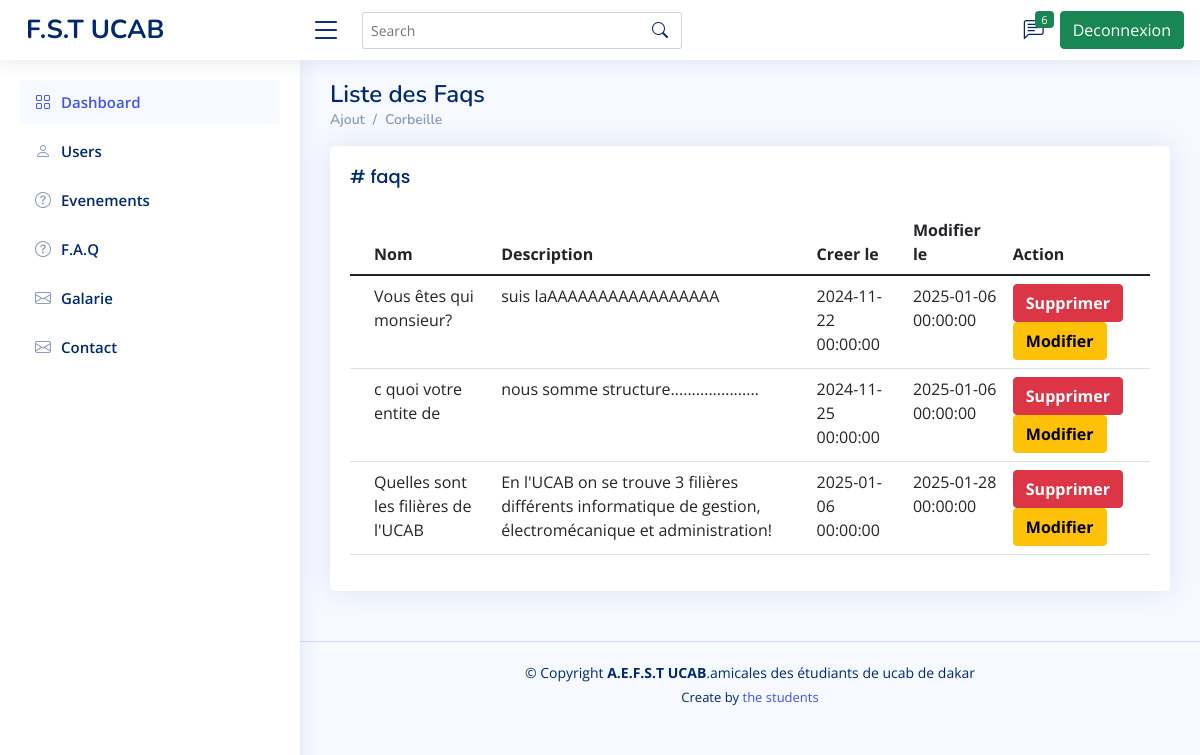
The page /listeFaq on the database its author committed.
### tables this page shows
CREATE TABLE `faqs` (
  `id_faq` int(11) NOT NULL,
  `nom` varchar(100) NOT NULL,
  `description` text NOT NULL,
  `etat` int(11) NOT NULL DEFAULT 1,
  `created_at` datetime DEFAULT NULL,
  `updated_at` datetime DEFAULT NULL,
  `deleted_at` datetime DEFAULT NULL,
  `created_by` int(11) DEFAULT NULL,
  `updated_by` int(11) DEFAULT NULL,
  `deleted_by` int(11) DEFAULT NULL
);

### model/db.php (called while the page is built)
<?php
    function getConnexion()
    {
        $host = "localhost";
        $dbname = "ucab_amical";
        $user = "root";
        $password = "";
        $dsn = "mysql:host=$host; dbname=$dbname;";
        try {
            $db = new PDO($dsn, $user, $password);
        } catch (PDOException $error) {
            die("Erreur de connexion a la base de donnees :" . $error->getMessage());
        }
        return $db;
    }
?>

### model/faqDB.php (called while the page is built, shortened)
<?php
    require_once("db.php");
    function getAllFaq()
    {
        $requete = "SELECT * FROM faqs WHERE etat = 1";
        try {
            return getConnexion()->query($requete);
        } catch (Exception $error) {
            die("Erreur lors de la recuperation de la liste des faqs : " . $error->getMessage());
        }
    }
?>

### view/pages/admin/Faq/liste.php (the view)
<?php require_once("../../../sections/admin/entete.php")?>
<?php require_once("../../../sections/admin/menuGaucheHaut.php")?>
<?php
    require_once("../../../../model/faqDB.php");
    $listeFaqs = getAllFaq()->fetchAll();
?>
<main id="main" class="main">
    <div class="pagetitle">
        <h1>Liste des Faqs</h1>
        <nav>
            <ol class="breadcrumb">
                <li class="breadcrumb-item"><a href="addFaq">Ajout</a></li>
                <li class="breadcrumb-item"><a href="corbeilleFaq">Corbeille</a></li>
            </ol>
        </nav>
    </div>
    <section class="section">
        <div class="row">
            <div class="col-lg-12">
                <div class="card">
                    <div class="card-body">
                        <h5 class="card-title"># faqs</h5>
                        <table class="table datatable">
                            <thead>
                                <tr>
                                    <th scope="col"></th>
                                    <th scope="col">Nom</th>
                                    <th scope="col">Description</th>
                                    <th scope="col">Creer le</th>
                                    <th scope="col">Modifier le</th>
                                    <th scope="col">Action</th>
                                </tr>
                            </thead>
                            <tbody>
                                <?php foreach ($listeFaqs as $faqs) { ?>
                                <tr>
                                    <th scope="row"></th>
                                    <td><?= htmlspecialchars($faqs['nom']) ?></td>
                                    <td><?= htmlspecialchars($faqs['description']) ?></td>
                                    <td><?= htmlspecialchars($faqs['created_at']) ?></td>
                                    <td>
                                        <?php
                                            if ($faqs['updated_at'] != null) {
                                                echo htmlspecialchars($faqs['updated_at']);
                                            } else { ?>
                                        <span class="text-danger fw-bold">Jamais modifier</span>
                                        <?php } ?>
                                    </td>
                                    <td>
                                        <a onclick="return confirm('Voulez-vous bien supprimer ?')"
                                            href="faqController?suppressions=1&id_faq=<?= htmlspecialchars($faqs['id_faq'])?>"
                                            class="btn btn-danger fw-bold">Supprimer</a>
                                        <a onclick="return confirm('Voulez-vous bien modifier ?')"
                                             href="faqController?editions=<?= htmlspecialchars($faqs['id_faq'])?>&id_faq=<?= htmlspecialchars($faqs['id_faq'])?>"
                                            class="btn btn-warning fw-bold">Modifier</a>
                                    </td>
                                </tr>
                                <?php } ?>
                            </tbody>
                        </table>
                    </div>
                </div>
            </div>
        </div>
    </section>
</main>
<?php require_once("../../../sections/admin/footer.php")?>
<?php require_once("../../../sections/admin/script.php")?>

### public/templates/templateAdmin/assets/css/style.css (style rules this page uses)
:root { scroll-behavior: smooth; }
body { font-family: "Open Sans", sans-serif; background: #f6f9ff; color: #444444; }
a { color: #4154f1; text-decoration: none; }
h1, h2, h3, h4, h5, h6 { font-family: "Nunito", sans-serif; }
#main { margin-top: 60px; padding: 20px 30px; transition: all 0.3s; }
.pagetitle { margin-bottom: 10px; }
.pagetitle h1 { font-size: 24px; margin-bottom: 0; font-weight: 600; color: #012970; }
.card { margin-bottom: 30px; border: none; border-radius: 5px; box-shadow: 0px 0 30px rgba(1, 41, 112, 0.1); overflow: hidden; }
.card-title { padding: 20px 0 15px 0; font-size: 18px; font-weight: 500; color: #012970; font-family: "Poppins", sans-serif; }
.card-body { padding: 0 20px 20px 20px; }
.breadcrumb { font-size: 14px; font-family: "Nunito", sans-serif; color: #899bbd; font-weight: 600; }
.breadcrumb a { color: #899bbd; transition: 0.3s; }
.breadcrumb .breadcrumb-item::before { color: #899bbd; }
@media (min-width: 1200px) { #main, #footer { margin-left: 300px; } }

### rows shown on the page
faqs: nom "Vous êtes qui monsieur?", description "suis laAAAAAAAAAAAAAAAAA", created_at "2024-11-22 00:00:00", updated_at "2025-01-06 00:00:00"
faqs: nom "c quoi votre entite de", description "nous somme structure.....................", created_at "2024-11-25 00:00:00", updated_at "2025-01-06 00:00:00"
faqs: nom "Quelles sont les filières de l'UCAB", description "En l'UCAB on se trouve 3 filières différents informatique de gestion, électromécanique et administration!", created_at "2025-01-06 00:00:00", updated_at "2025-01-28 00:00:00"

### other values the page prints
count($listeContacts) "6"
